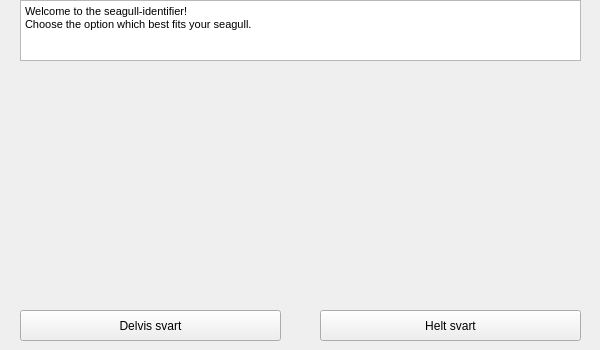
    <widget class="QWidget" name="SvartHode">
     <widget class="QLabel" name="label_28">
      <property name="geometry">
       <rect>
        <x>330</x>
        <y>80</y>
        <width>261</width>
        <height>211</height>
       </rect>
      </property>
      <property name="text">
       <string/>
      </property>
      <property name="pixmap">
       <pixmap>imagesAppSeagull/sabinemåkezoom.jpg</pixmap>
      </property>
     </widget>
     <widget class="QTextEdit" name="textEdit_17">
      <property name="geometry">
       <rect>
        <x>20</x>
        <y>0</y>
        <width>561</width>
        <height>61</height>
       </rect>
      </property>
      <property name="html">
       <string>&lt;!DOCTYPE HTML PUBLIC &quot;-//W3C//DTD HTML 4.0//EN&quot; &quot;http://www.w3.org/TR/REC-html40/strict.dtd&quot;&gt;
&lt;html&gt;&lt;head&gt;&lt;meta name=&quot;qrichtext&quot; content=&quot;1&quot; /&gt;&lt;style type=&quot;text/css&quot;&gt;
p, li { white-space: pre-wrap; }
&lt;/style&gt;&lt;/head&gt;&lt;body style=&quot; font-family:'MS Shell Dlg 2'; font-size:8.25pt; font-weight:400; font-style:normal;&quot;&gt;
&lt;p style=&quot; margin-top:0px; margin-bottom:0px; margin-left:0px; margin-right:0px; -qt-block-indent:0; text-indent:0px;&quot;&gt;Welcome to the seagull-identifier!&lt;/p&gt;
&lt;p style=&quot; margin-top:0px; margin-bottom:0px; margin-left:0px; margin-right:0px; -qt-block-indent:0; text-indent:0px;&quot;&gt;Choose the option which best fits your seagull.&lt;/p&gt;
&lt;p style=&quot;-qt-paragraph-type:empty; margin-top:0px; margin-bottom:0px; margin-left:0px; margin-right:0px; -qt-block-indent:0; text-indent:0px;&quot;&gt;&lt;br /&gt;&lt;/p&gt;&lt;/body&gt;&lt;/html&gt;</string>
      </property>
     </widget>
     <widget class="QLabel" name="label_29">
      <property name="geometry">
       <rect>
        <x>20</x>
        <y>80</y>
        <width>261</width>
        <height>211</height>
       </rect>
      </property>
      <property name="text">
       <string/>
      </property>
      <property name="pixmap">
       <pixmap>imagesAppSeagull/makrellterne.jpg</pixmap>
      </property>
      <property name="scaledContents">
       <bool>true</bool>
      </property>
     </widget>
     <widget class="QPushButton" name="DelvisSvart">
      <property name="geometry">
       <rect>
        <x>20</x>
        <y>310</y>
        <width>261</width>
        <height>31</height>
       </rect>
      </property>
      <property name="text">
       <string>Delvis svart</string>
      </property>
     </widget>
     <widget class="QPushButton" name="HeltSvart">
      <property name="geometry">
       <rect>
        <x>320</x>
        <y>310</y>
        <width>261</width>
        <height>31</height>
       </rect>
      </property>
      <property name="text">
       <string>Helt svart</string>
      </property>
     </widget>
    </widget>
